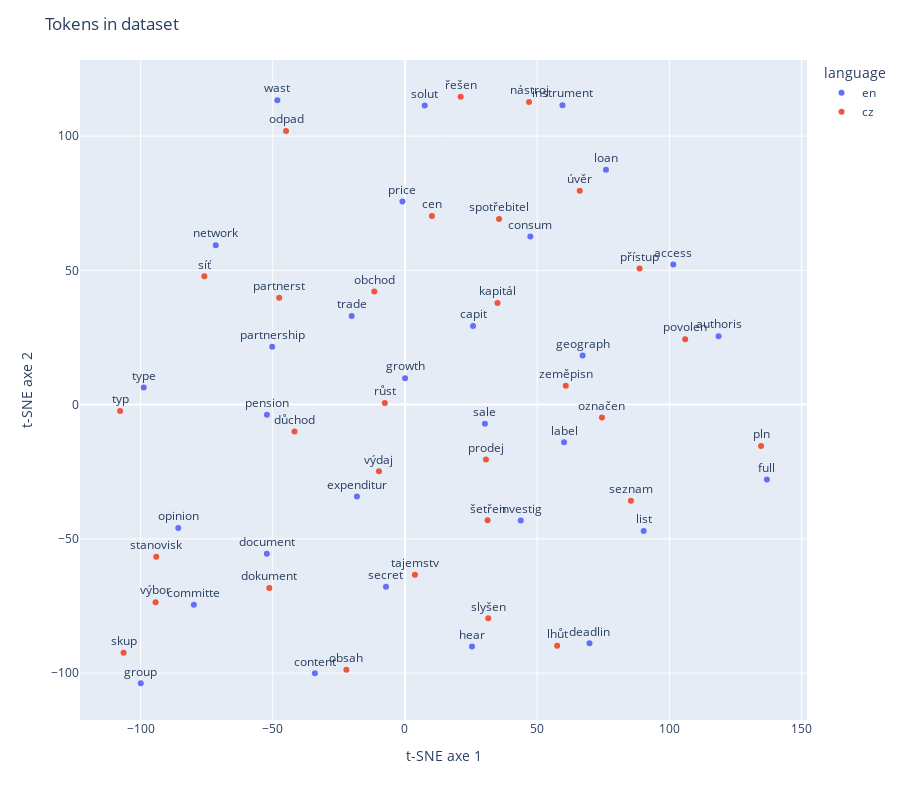

Notebook code cell kept with this figure:
### Code cell
visualize_words(interleaved_model, en_words, cz_words, perplexity=15)

### Figure 1 — Plotly figure (JSON) as saved in the notebook; plotly's stock layout.template omitted (floating-point values rounded to 4 significant figures)
{"data": [{"hovertemplate": "language=en<br>t-SNE axe 1=%{x}<br>t-SNE axe 2=%{y}<br>token=%{text}<extra></extra>", "legendgroup": "en", "marker": {"color": "#636efa", "symbol": "circle"}, "mode": "markers+text", "name": "en", "orientation": "v", "showlegend": true, "text": ["access", "group", "full", "wast", "trade", "investig", "network", "growth", "list", "consum", "document", "opinion", "committe", "sale", "instrument", "authoris", "partnership", "price", "loan", "capit", "pension", "solut", "secret", "content", "type", "hear", "label", "expenditur", "deadlin", "geograph"], "x": [101.5, -99.93, 136.9, -48.27, -20.16, 43.79, -71.56, 0.05054, 90.27, 47.41, -52.26, -85.75, -79.83, 30.23, 59.55, 118.6, -50.22, -0.96, 76.02, 25.75, -52.22, 7.469, -7.184, -34.08, -98.81, 25.34, 60.16, -18.17, 69.79, 67.19], "xaxis": "x", "y": [52.22, -103.8, -27.89, 113.4, 32.96, -43.21, 59.39, 9.853, -47.12, 62.59, -55.52, -46.0, -74.53, -7.122, 111.5, 25.5, 21.51, 75.66, 87.5, 29.32, -3.763, 111.4, -67.85, -100.1, 6.346, -90.09, -14.05, -34.2, -88.89, 18.25], "yaxis": "y", "type": "scatter", "textposition": "top center"}, {"hovertemplate": "language=cz<br>t-SNE axe 1=%{x}<br>t-SNE axe 2=%{y}<br>token=%{text}<extra></extra>", "legendgroup": "cz", "marker": {"color": "#EF553B", "symbol": "circle"}, "mode": "markers+text", "name": "cz", "orientation": "v", "showlegend": true, "text": ["skup", "přístup", "cen", "šetřen", "dokument", "seznam", "nástroj", "spotřebitel", "tajemstv", "úvěr", "povolen", "růst", "prodej", "kapitál", "stanovisk", "pln", "označen", "lhůt", "výdaj", "obchod", "typ", "výbor", "slyšen", "řešen", "zeměpisn", "obsah", "důchod", "síť", "odpad", "partnerst"], "x": [-106.4, 88.73, 10.19, 31.25, -51.31, 85.45, 46.92, 35.58, 3.759, 66.1, 106.0, -7.627, 30.61, 35.0, -94.07, 134.7, 74.49, 57.54, -9.845, -11.61, -107.7, -94.32, 31.49, 21.06, 60.82, -22.18, -41.78, -75.88, -44.99, -47.57], "xaxis": "x", "y": [-92.38, 50.73, 70.3, -43.11, -68.33, -35.81, 112.7, 69.13, -63.39, 79.68, 24.38, 0.5718, -20.42, 37.86, -56.63, -15.46, -4.835, -89.77, -24.84, 42.1, -2.395, -73.57, -79.61, 114.7, 6.986, -98.74, -10.0, 47.78, 101.9, 39.82], "yaxis": "y", "type": "scatter", "textposition": "top center"}], "layout": {"xaxis": {"anchor": "y", "domain": [0.0, 1.0], "title": {"text": "t-SNE axe 1"}}, "yaxis": {"anchor": "x", "domain": [0.0, 1.0], "title": {"text": "t-SNE axe 2"}}, "legend": {"title": {"text": "language"}, "tracegroupgap": 0}, "margin": {"t": 60}, "title": {"text": "Tokens in dataset"}, "height": 800}}
